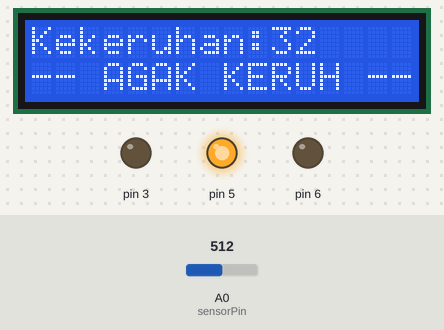
Recording of a sketch running on a simulated Arduino Uno, built with avr-gcc and run on an emulated ATmega328P. Parts: 16×2 character LCD, output pins drawn as LEDs (lit = HIGH). The test bench sets the inputs (shaded band); at power-on: A0 (sensorPin) = 512. What the sketch prints to the serial monitor is not drawn.

Above: at 1.2 s.
1.3 s: A0 (sensorPin) set to 592
At 2.6 s:
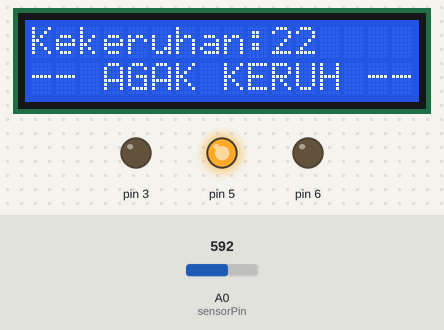
3.6 s: A0 (sensorPin) set to 616
At 5.2 s:
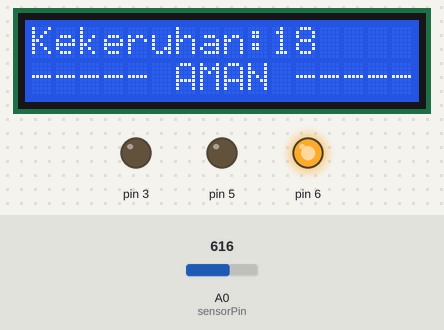
5.7 s: A0 (sensorPin) set to 306
At 6.7 s:
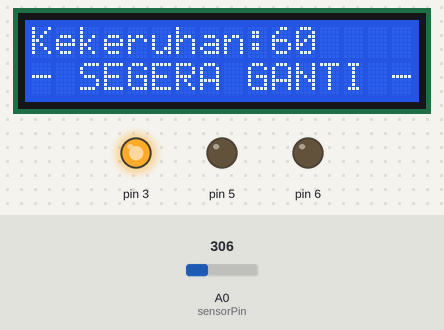
7.7 s: A0 (sensorPin) set to 364
At 9.3 s:
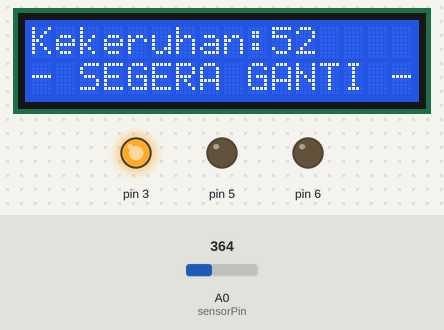
9.8 s: A0 (sensorPin) set to 392
At 10.8 s:
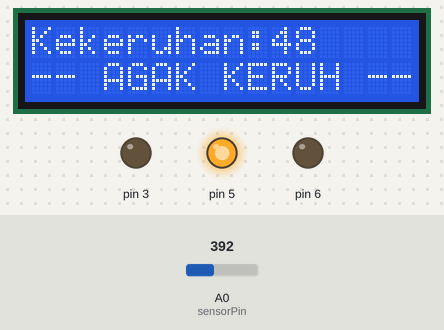
Timing chart, 0 to 12.8 s (numbered marks = the images above; inputs shaded):
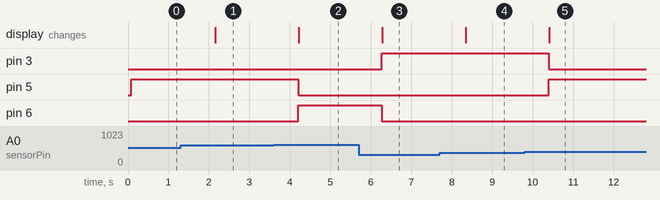

Measured:
- the behaviour switches between 607 and 608 on A0 (sensorPin) (found by bisection; images 1 and 2)
- the behaviour switches between 374 and 375 on A0 (sensorPin) (found by bisection; images 4 and 5)
- after the input at 1.3 s, the display: changes after 0.86 s (image 1)
- after the input at 3.6 s, pin 5: HIGH → LOW after 0.61 s; pin 6: LOW → HIGH after 0.61 s; the display: changes after 0.62 s (image 2)
- after the input at 5.7 s, pin 3: LOW → HIGH after 0.57 s; pin 6: HIGH → LOW after 0.57 s; the display: changes after 0.59 s (image 3)
- after the input at 7.7 s, the display: changes after 0.65 s (image 4)
- after the input at 9.8 s, pin 3: HIGH → LOW after 0.60 s; pin 5: LOW → HIGH after 0.60 s; the display: changes after 0.61 s (image 5)

The sketch:

TURBIDITY.ino
```cpp
#include <LiquidCrystal_I2C.h>
LiquidCrystal_I2C lcd(0x27, 2, 16);

int sensorPin = A0;
void setup()
{
  lcd.begin();
  pinMode(3, OUTPUT);
  pinMode(5, OUTPUT);
  pinMode(6, OUTPUT);
  Serial.begin(9600);
  Serial.println(F("DATA KEKERUHAN"));
}

void loop() {
  for (int i = 1; i < 1000000; i++)
  {
    Serial.print("{\"Detik\": ");
    Serial.print(i);


  int sensorValue = analogRead(sensorPin);
  int turbidity = map(sensorValue, 0, 750, 100, 0);
  lcd.setCursor(0, 0);
  lcd.print("Kekeruhan:");
  lcd.print("   ");
  lcd.setCursor(10, 0);
  lcd.print(turbidity);

  Serial.print(",\"Kekeruhan\": ");

  if (turbidity < 20) {
    digitalWrite(6, HIGH);
    digitalWrite(5, LOW);
    digitalWrite(3, LOW);
    lcd.setCursor(0, 1);
    lcd.print("----- AMAN -----");
    Serial.print(turbidity);
    Serial.print(",\"Status\": ");
    Serial.print(1);
  };
  if ((turbidity > 19) && (turbidity < 51)) {
    digitalWrite(6, LOW);
    digitalWrite(5, HIGH);
    digitalWrite(3, LOW);
    lcd.setCursor(0, 1);
    lcd.print("-- AGAK KERUH --");
    Serial.print(turbidity);
    Serial.print(",\"Status\": ");
    Serial.print(2);
  };
  if (turbidity > 50) {
    digitalWrite(6, LOW);
    digitalWrite(5, LOW);
    digitalWrite(3, HIGH);
    lcd.setCursor(0, 1);
    lcd.print("- SEGERA GANTI -");
    Serial.print(turbidity);
    Serial.print(",\"Status\": ");
    Serial.print(3);
  };
  Serial.println("}");
  delay(1000);
  }
}
```
